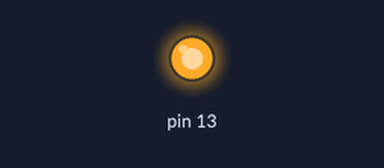
The sketch below on a simulated Arduino Uno, built with avr-gcc and run on an emulated ATmega328P. Shown: output pins drawn as LEDs (lit = HIGH).

Above: at 0.5 s.
At 10.0 s:
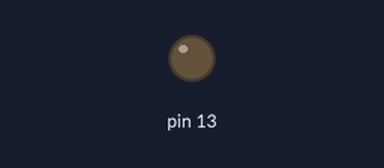
Timing chart, 0 to 11.1 s (numbered marks = the images above):
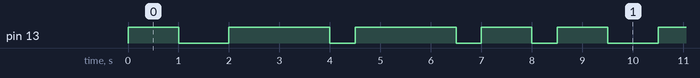

Measured:
- by itself, pin 13: repeats every 8.5 s: LOW 1.0 s, 2 × (HIGH 2.0 s, LOW 0.50 s), HIGH 1.0 s, LOW 0.50 s, HIGH 1.0 s
- by itself, everything shown: repeats every 8.5 s, in 8 steps

The sketch:

Arduino_kod_morsa.ino
```cpp
//Funkcja setup odpowiada za inicjalizację komponentów. Przykładowo możemy ustawić dane piny jak wejścia lub wyjścia mikrokontrolera
void setup() {
  pinMode(LED_BUILTIN, OUTPUT); // ustawienie pinu LED_BUILTIN jako OUTPUT(wyjście)
}

//Pętla loop zawiera cały kod który będzie się wykonywał w nieskończonej pętli
void loop() {
  //Włączanie oraz wyłączanie wbudowanej diody LED
  digitalWrite(LED_BUILTIN, HIGH); //Ustawiamy pin LED_BUILTIN na stan wysoki czyli 5v na wyjściu
  delay(1000);                     //Czekamy 1000ms (1 sekunda)
  digitalWrite(LED_BUILTIN, LOW);  //Ustawiamy pin LED_BUILTIN na stan niski czyli 0v na wyjściu
  delay(1000);                     //Czekamy 1000ms (1 sekunda)

  //Kod morsa "litera G"

  //Długi sygnał
  digitalWrite(LED_BUILTIN,HIGH);
  delay(2000);
  digitalWrite(LED_BUILTIN,LOW);
  delay(500);

  //Długi sygnał
  digitalWrite(LED_BUILTIN,HIGH);
  delay(2000);
  digitalWrite(LED_BUILTIN,LOW);
  delay(500);

  //Krótki sygnał
  digitalWrite(LED_BUILTIN,HIGH);
  delay(1000);
  digitalWrite(LED_BUILTIN,LOW);
  delay(500);


}
```
